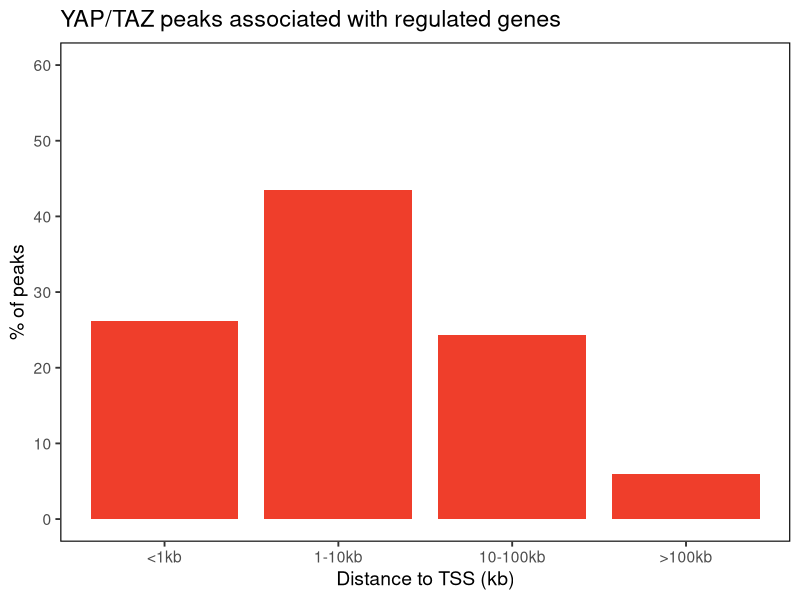

The R source for this figure:
library(ggplot2)
library(dplyr)
library(scales)

# Define the data
data <- data.frame(
  category = factor(c("<1kb", "1-10kb", "10-100kb", ">100kb"), 
                    levels = c("<1kb", "1-10kb", "10-100kb", ">100kb")),
  percentage = c(26.2, 43.5, 24.3, 6.0)
)

# Plot the chart
ggplot(data, aes(x = category, y = percentage)) +
  geom_bar(stat = "identity", fill = "#EF3E2B", color = NA, width = 0.85) +
  scale_y_continuous(
    labels = scales::number_format(suffix = ""),
    limits = c(0, 60),
    breaks = seq(0, 60, by = 10)
  ) +
  labs(
    title = "YAP/TAZ peaks associated with regulated genes",
    x = "Distance to TSS (kb)",
    y = "% of peaks"
  ) +
  theme_classic(base_size = 14) +
  theme(
    panel.border = element_rect(colour = "black", fill = NA, linewidth = 0.8),
    axis.line = element_blank()
  )
